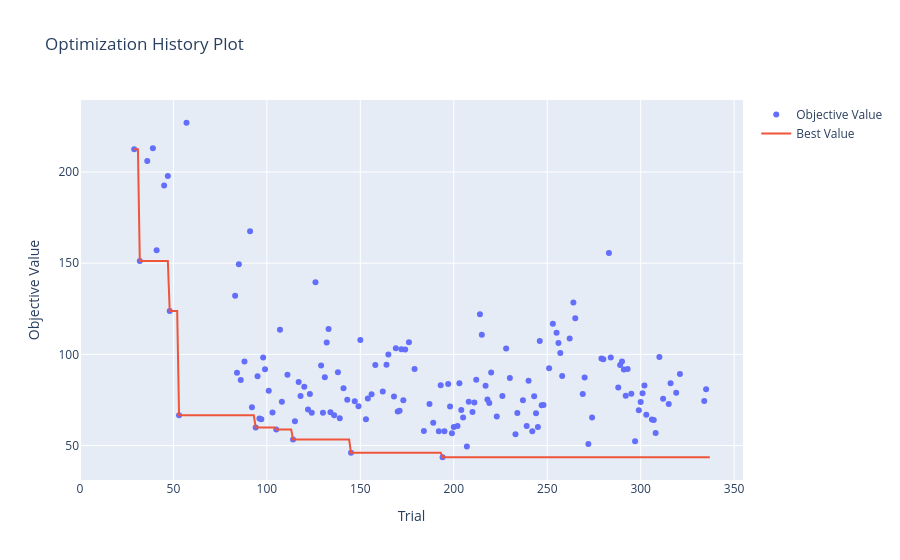

Here is the notebook cell this chart was saved with:
### Code cell
# Plote a convergência dos objetivos
convergence_plot = ov.plot_optimization_history(study0)
convergence_plot.show()

### Figure 1 — Plotly figure (JSON) as saved in the notebook; plotly's stock layout.template omitted (floating-point values rounded to 4 significant figures; data arrays with more than 128 entries replaced by an {"elided": "..."} marker saying what was removed)
{"data": [{"mode": "markers", "name": "Objective Value", "type": "scatter", "x": {"elided": "152 int values"}, "y": {"elided": "152 float values"}}, {"mode": "lines", "name": "Best Value", "type": "scatter", "x": {"elided": "338 int values"}, "y": {"elided": "338 float values"}}, {"marker": {"color": "#cccccc"}, "mode": "markers", "name": "Infeasible Trial", "showlegend": false, "type": "scatter", "x": [], "y": []}], "layout": {"title": {"text": "Optimization History Plot"}, "xaxis": {"title": {"text": "Trial"}}, "yaxis": {"title": {"text": "Objective Value"}}}}
